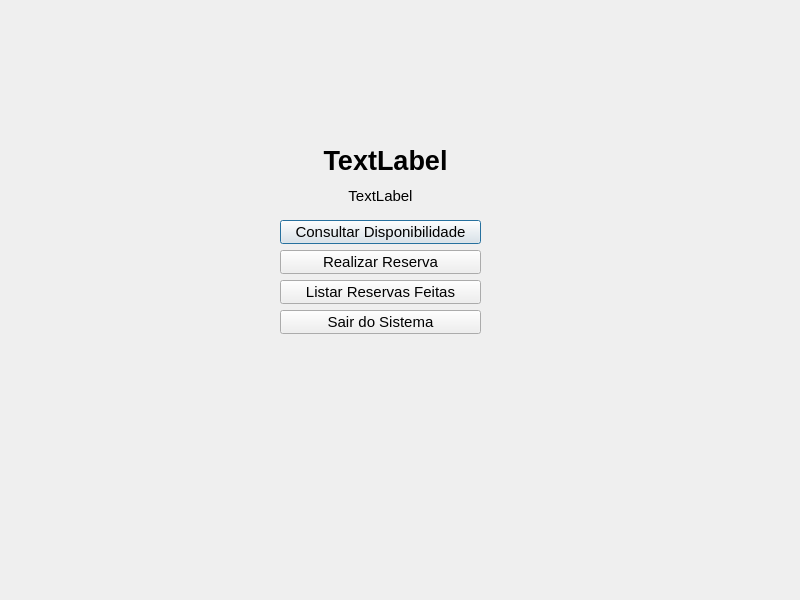
<?xml version="1.0" encoding="UTF-8"?>
<ui version="4.0">
 <class>Janela2</class>
 <widget class="QDialog" name="Janela2">
  <property name="geometry">
   <rect>
    <x>0</x>
    <y>0</y>
    <width>800</width>
    <height>600</height>
   </rect>
  </property>
  <property name="windowTitle">
   <string>Dialog</string>
  </property>
  <widget class="QLabel" name="objectNome">
   <property name="geometry">
    <rect>
     <x>230</x>
     <y>180</y>
     <width>301</width>
     <height>31</height>
    </rect>
   </property>
   <property name="font">
    <font>
     <pointsize>11</pointsize>
    </font>
   </property>
   <property name="text">
    <string>TextLabel</string>
   </property>
   <property name="alignment">
    <set>Qt::AlignmentFlag::AlignCenter</set>
   </property>
  </widget>
  <widget class="QLabel" name="labelBoasVindas">
   <property name="geometry">
    <rect>
     <x>110</x>
     <y>140</y>
     <width>551</width>
     <height>41</height>
    </rect>
   </property>
   <property name="font">
    <font>
     <pointsize>20</pointsize>
     <bold>true</bold>
     <stylestrategy>PreferDefault</stylestrategy>
    </font>
   </property>
   <property name="text">
    <string>TextLabel</string>
   </property>
   <property name="alignment">
    <set>Qt::AlignmentFlag::AlignCenter</set>
   </property>
  </widget>
  <widget class="QPushButton" name="consultaButton">
   <property name="geometry">
    <rect>
     <x>280</x>
     <y>220</y>
     <width>201</width>
     <height>24</height>
    </rect>
   </property>
   <property name="font">
    <font>
     <pointsize>11</pointsize>
    </font>
   </property>
   <property name="text">
    <string>Consultar Disponibilidade</string>
   </property>
  </widget>
  <widget class="QPushButton" name="reservaButton">
   <property name="geometry">
    <rect>
     <x>280</x>
     <y>250</y>
     <width>201</width>
     <height>24</height>
    </rect>
   </property>
   <property name="font">
    <font>
     <pointsize>11</pointsize>
    </font>
   </property>
   <property name="text">
    <string>Realizar Reserva</string>
   </property>
  </widget>
  <widget class="QPushButton" name="listarButton">
   <property name="geometry">
    <rect>
     <x>280</x>
     <y>280</y>
     <width>201</width>
     <height>24</height>
    </rect>
   </property>
   <property name="font">
    <font>
     <pointsize>11</pointsize>
    </font>
   </property>
   <property name="text">
    <string>Listar Reservas Feitas</string>
   </property>
  </widget>
  <widget class="QPushButton" name="sairButton">
   <property name="geometry">
    <rect>
     <x>280</x>
     <y>310</y>
     <width>201</width>
     <height>24</height>
    </rect>
   </property>
   <property name="font">
    <font>
     <pointsize>11</pointsize>
    </font>
   </property>
   <property name="text">
    <string>Sair do Sistema</string>
   </property>
  </widget>
 </widget>
 <resources/>
 <connections/>
</ui>
